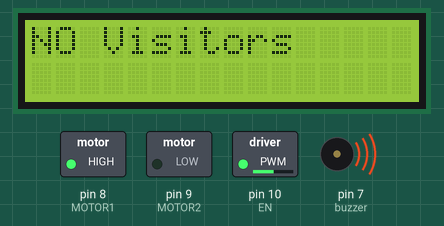
This sketch was run on a simulated Arduino Uno, built with avr-gcc and run on an emulated ATmega328P. Shown: 16×2 character LCD, switched loads named in the sketch (green lamp = pin HIGH), buzzer (waves = sounding).

Above: at 1.1 s.
At 6.1 s:
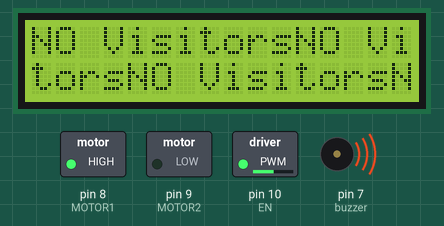
At 9.1 s:
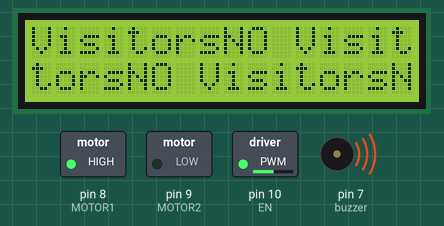
At 20.1 s:
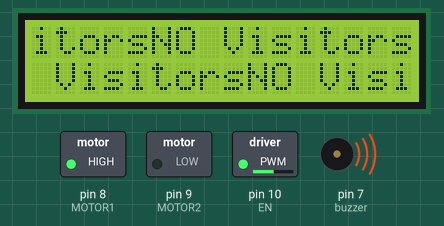
At 27.2 s:
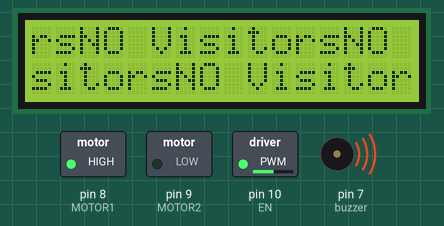
At 38.2 s:
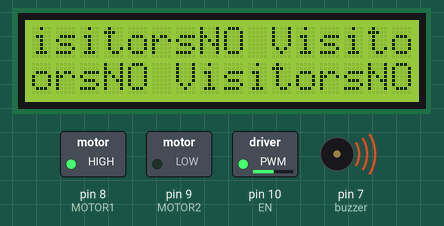
Timing chart, 0 to 39.7 s (numbered marks = the images above):
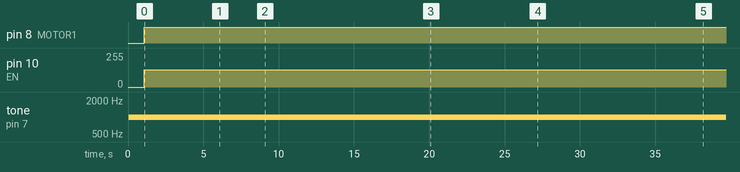

Measured:
- by itself, pin 8 (MOTOR1): LOW → HIGH at 1.1 s
- by itself, pin 10 (EN): 0/255 → 130/255 at 1.1 s
- by itself, tone on pin 7 (buzzer): silent → 1000 Hz at 0.06 s
- what the display in image 0 shows lasts 1.0 s, from 1.1 s to 2.1 s
- what the display in image 1 shows lasts 2.0 s, from 6.1 s to 8.1 s
- what the display in image 4 shows lasts 3.0 s, from 27.1 s to 30.1 s

The sketch:

motor.ino
```cpp
#include <LiquidCrystal.h>
#define MOTOR1 8
#define MOTOR2 9
#define EN 10
#define POT A0
#define buzzer 7
int POT_VAL;
const int rs = 12, en = 11, d4 = 5, d5 = 4, d6 = 3, d7 = 2;
LiquidCrystal lcd(rs, en, d4, d5, d6, d7);
void setup() {
  // put your setup code here, to run once:
  Serial.begin(9600);
  pinMode(EN,OUTPUT);
  pinMode(MOTOR1,OUTPUT);
  pinMode(MOTOR2,OUTPUT);
  pinMode(buzzer,OUTPUT);
  lcd.begin(16, 2);
}

void loop() {
  tone(buzzer, 1000);
  delay(1000);
  analogWrite(EN,130);
  digitalWrite(MOTOR1,HIGH);
  digitalWrite(MOTOR2,LOW);
  if(MOTOR1 == 1){
    lcd.print("Hello, Enter");
    }else{
      lcd.print("NO Visitors");
      }

}
```
